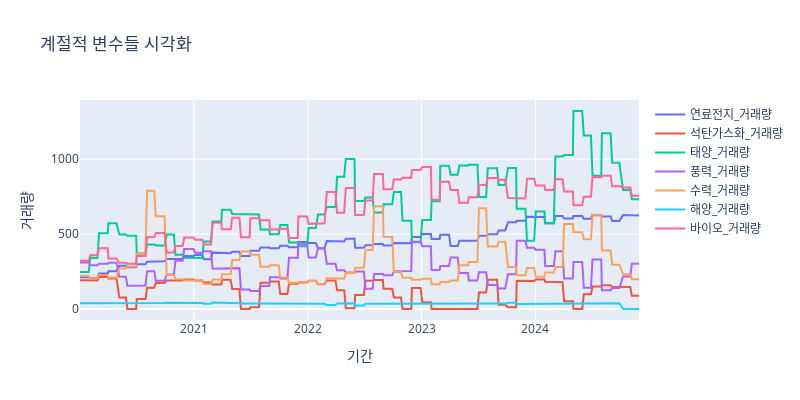

The cell this chart's notebook holds for it:
### Code cell
import plotly.express as px
import plotly.graph_objects as go

fig = go.Figure()
for col in seasonal_features:
    fig.add_trace(go.Scatter(x=df['일시'], y=df[col], mode='lines', name=col))

fig.update_layout(
    width=800, 
    height=400, 
    title="계절적 변수들 시각화"
    )
fig.update_xaxes(title_text="기간")
fig.update_yaxes(title_text="거래량")
fig.show()

### Figure 1 — Plotly figure (JSON) as saved in the notebook; plotly's stock layout.template omitted (floating-point values rounded to 4 significant figures; data arrays with more than 128 entries replaced by an {"elided": "..."} marker saying what was removed)
{"data": [{"mode": "lines", "name": "연료전지_거래량", "type": "scatter", "x": {"elided": "495 str values"}, "y": {"elided": "495 float values"}}, {"mode": "lines", "name": "석탄가스화_거래량", "type": "scatter", "x": {"elided": "495 str values"}, "y": {"elided": "495 float values"}}, {"mode": "lines", "name": "태양_거래량", "type": "scatter", "x": {"elided": "495 str values"}, "y": {"elided": "495 float values"}}, {"mode": "lines", "name": "풍력_거래량", "type": "scatter", "x": {"elided": "495 str values"}, "y": {"elided": "495 float values"}}, {"mode": "lines", "name": "수력_거래량", "type": "scatter", "x": {"elided": "495 str values"}, "y": {"elided": "495 float values"}}, {"mode": "lines", "name": "해양_거래량", "type": "scatter", "x": {"elided": "495 str values"}, "y": {"elided": "495 float values"}}, {"mode": "lines", "name": "바이오_거래량", "type": "scatter", "x": {"elided": "495 str values"}, "y": {"elided": "495 float values"}}], "layout": {"height": 400, "title": {"text": "계절적 변수들 시각화"}, "width": 800, "xaxis": {"title": {"text": "기간"}}, "yaxis": {"title": {"text": "거래량"}}}}
